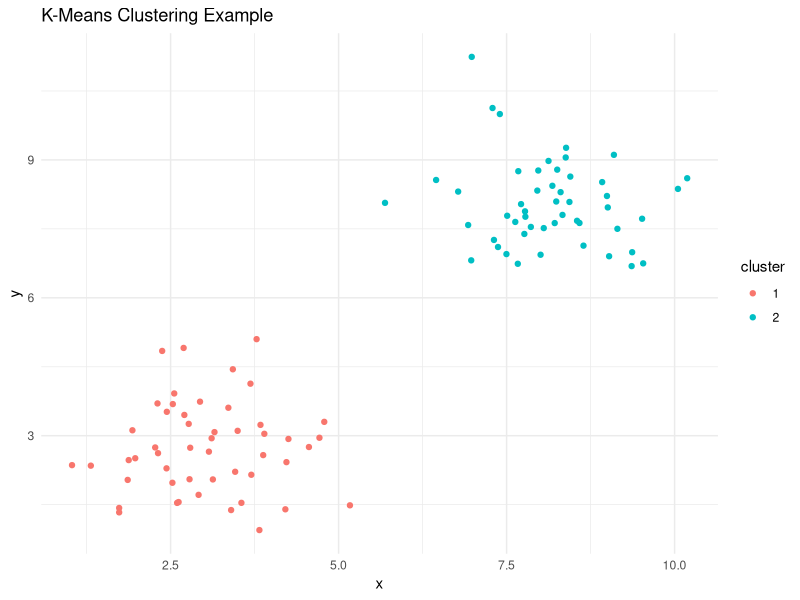

Recreate this plot in R.
# Load required libraries
library(ggplot2)
library(cluster)

# Generate some sample data with two distinct clusters
set.seed(123)
data <- data.frame(
  x = c(rnorm(50, mean = 3), rnorm(50, mean = 8)),
  y = c(rnorm(50, mean = 3), rnorm(50, mean = 8))
)

# Perform K-Means clustering with 2 clusters
kmeans_result <- kmeans(data, centers = 2)

# Add cluster assignments to the original dataset
data$cluster <- factor(kmeans_result$cluster)

# Plot the data points with cluster colors
ggplot(data, aes(x, y, color = cluster)) +
  geom_point() +
  labs(title = "K-Means Clustering Example") +
  theme_minimal()
